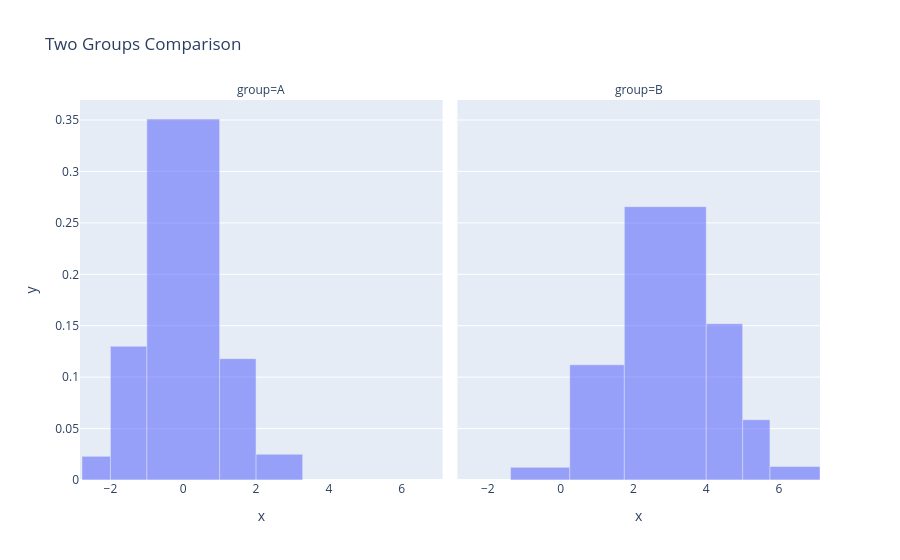

Notebook cell for this chart:
### Code cell
# facet histogram
fig = histogram(
    df, x="value", facet_col="group", opacity=0.6, title="Two Groups Comparison"
)
fig.show()

### Figure 1 — Plotly figure (JSON) as saved in the notebook; plotly's stock layout.template omitted (floating-point values rounded to 4 significant figures)
{"data": [{"alignmentgroup": "True", "hovertemplate": "group=A<br>x=%{x}<br>y=%{y}<extra></extra>", "legendgroup": "", "marker": {"color": "#636efa", "opacity": 0.6, "pattern": {"shape": ""}}, "name": "", "offsetgroup": "", "orientation": "v", "showlegend": false, "type": "bar", "width": [0.7812, 1, 2, 1, 1.281], "x": [-2.391, -1.5, 0.0, 1.5, 2.641], "xaxis": "x", "y": [0.02304, 0.13, 0.351, 0.118, 0.02498], "yaxis": "y"}, {"alignmentgroup": "True", "hovertemplate": "group=B<br>x=%{x}<br>y=%{y}<extra></extra>", "legendgroup": "", "marker": {"color": "#636efa", "opacity": 0.6, "pattern": {"shape": ""}}, "name": "", "offsetgroup": "", "orientation": "v", "showlegend": false, "type": "bar", "width": [1.625, 1.5, 2.25, 1, 0.75, 1.375], "x": [-0.5625, 1.0, 2.875, 4.5, 5.375, 6.438], "xaxis": "x2", "y": [0.01231, 0.112, 0.2658, 0.152, 0.05867, 0.01309], "yaxis": "y2"}], "layout": {"annotations": [{"font": {}, "showarrow": false, "text": "group=A", "x": 0.245, "xanchor": "center", "xref": "paper", "y": 1, "yanchor": "bottom", "yref": "paper"}, {"font": {}, "showarrow": false, "text": "group=B", "x": 0.755, "xanchor": "center", "xref": "paper", "y": 1, "yanchor": "bottom", "yref": "paper"}], "legend": {"tracegroupgap": 0}, "title": {"text": "Two Groups Comparison"}, "xaxis": {"anchor": "y", "domain": [0, 0.49], "title": {"text": "x"}}, "xaxis2": {"anchor": "y2", "domain": [0.51, 1], "matches": "x", "title": {"text": "x"}}, "yaxis": {"anchor": "x", "domain": [0, 1], "title": {"text": "y"}}, "yaxis2": {"anchor": "x2", "domain": [0, 1], "matches": "y", "showticklabels": false}}}
